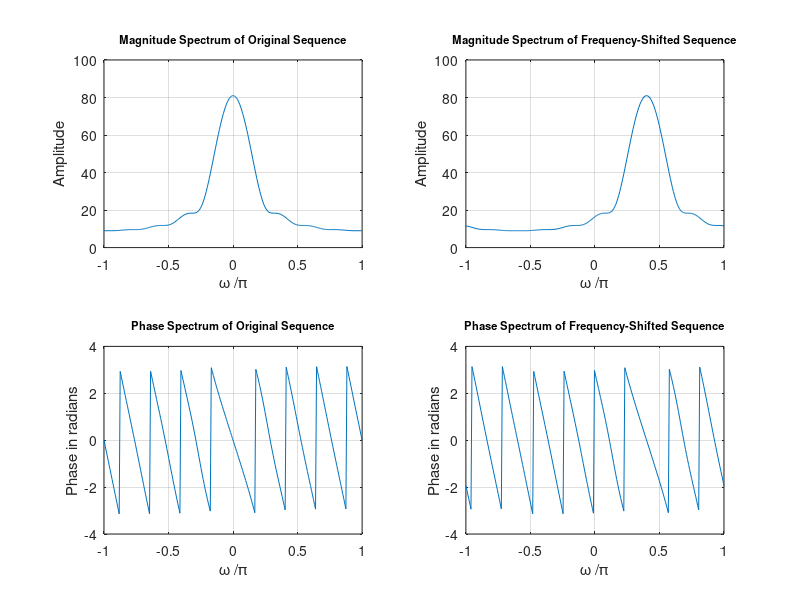

Source code (MATLAB):
% Program P3_3B
% Frequency-Shifting Properties of DTFT
clf;
w = -pi:2 * pi / 255:pi; % freqency vector for evaluating DTFT
wo = 0.4 * pi; % Amount of frequency shift in radians
% h1 is the DTFT of the original sequence
% h2 is the DTFT of the frequency shifted sequence
num1 = [1 3 5 7 9 11 13 15 17];
L = length(num1);
h1 = freqz(num1, 1, w);
n = 0:L - 1;
num2 = exp(wo * i * n) .* num1;
h2 = freqz(num2, 1, w);
% plot the DTFT magnitude of the original sequence
subplot(2, 2, 1)
plot(w / pi, abs(h1)); grid
title('Magnitude Spectrum of Original Sequence', 'FontSize', 8)
xlabel('\omega /\pi');
ylabel('Amplitude');
% plot the DTFT magnitude of the freq shifted sequence
subplot(2, 2, 2)
plot(w / pi, abs(h2)); grid
title('Magnitude Spectrum of Frequency-Shifted Sequence', 'FontSize', 8)
xlabel('\omega /\pi');
ylabel('Amplitude');
% plot the DTFT phase of the original sequence
subplot(2, 2, 3)
plot(w / pi, angle(h1)); grid
title('Phase Spectrum of Original Sequence', 'FontSize', 8)
xlabel('\omega /\pi');
ylabel('Phase in radians');
% plot the DTFT phase of the shifted sequence
subplot(2, 2, 4)
plot(w / pi, angle(h2)); grid
title('Phase Spectrum of Frequency-Shifted Sequence', 'FontSize', 8)
xlabel('\omega /\pi');
ylabel('Phase in radians');
